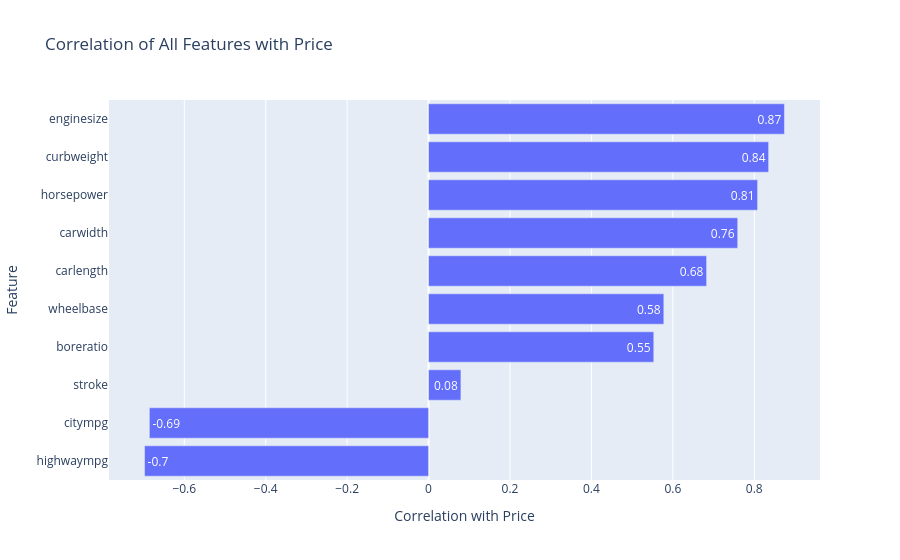

Write notebook code for a chart like this one.
### Markdown cell above
### Plot 3 — Which feature has the strongest correlation with price?
The bar chart shows the correlation between all numerical features and price. 
The longer the bar to the right, the stronger the positive relationship with price.
Engine size (0.87) tops the list, confirming our hypothesis.

### Code cell
num_cols = ['enginesize', 'horsepower', 'curbweight', 
            'carlength', 'carwidth', 'wheelbase',
            'citympg', 'highwaympg', 'boreratio', 'stroke']

price_corr = df[num_cols].corrwith(df['price']).sort_values()

fig = px.bar(x=price_corr.values,
             y=price_corr.index,
             orientation='h',
             title='Correlation of All Features with Price',
             labels={'x': 'Correlation with Price', 'y': 'Feature'},
             text=price_corr.values.round(2))
fig.show()

### Figure 1 — Plotly figure (JSON) as saved in the notebook; plotly's stock layout.template omitted (floating-point values rounded to 4 significant figures)
{"data": [{"alignmentgroup": "True", "hovertemplate": "Correlation with Price=%{x}<br>Feature=%{y}<br>text=%{text}<extra></extra>", "legendgroup": "", "marker": {"color": "#636efa", "pattern": {"shape": ""}}, "name": "", "offsetgroup": "", "orientation": "h", "showlegend": false, "text": [-0.7, -0.69, 0.08, 0.55, 0.58, 0.68, 0.76, 0.81, 0.84, 0.87], "textposition": "auto", "type": "bar", "x": [-0.6976, -0.6858, 0.07944, 0.5532, 0.5778, 0.6829, 0.7593, 0.8081, 0.8353, 0.8741], "xaxis": "x", "y": ["highwaympg", "citympg", "stroke", "boreratio", "wheelbase", "carlength", "carwidth", "horsepower", "curbweight", "enginesize"], "yaxis": "y"}], "layout": {"barmode": "relative", "legend": {"tracegroupgap": 0}, "title": {"text": "Correlation of All Features with Price"}, "xaxis": {"anchor": "y", "domain": [0, 1], "title": {"text": "Correlation with Price"}}, "yaxis": {"anchor": "x", "domain": [0, 1], "title": {"text": "Feature"}}}}
